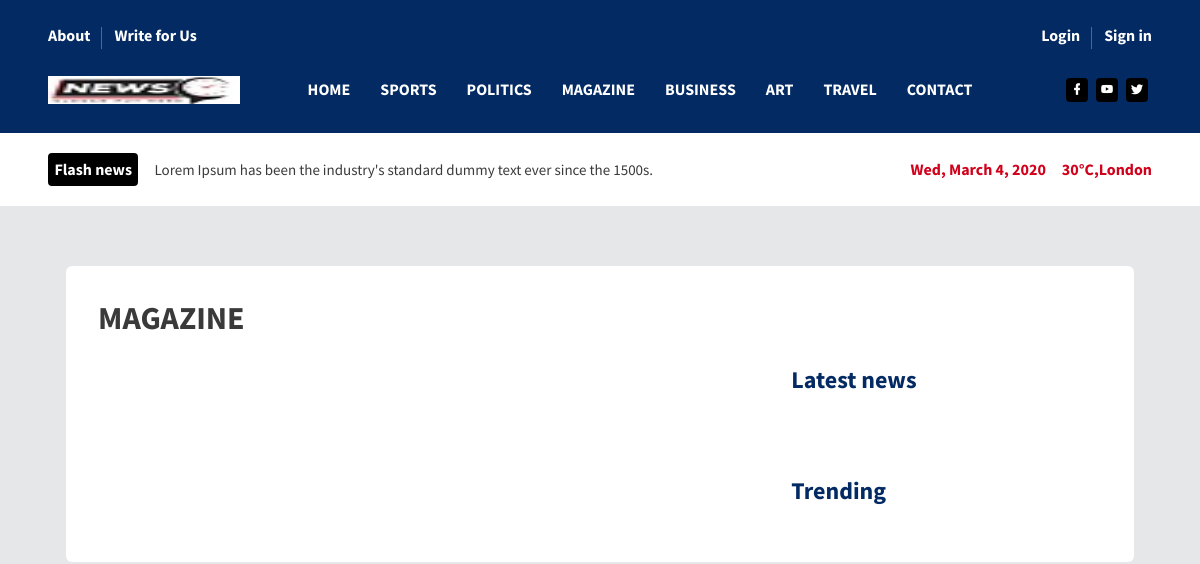
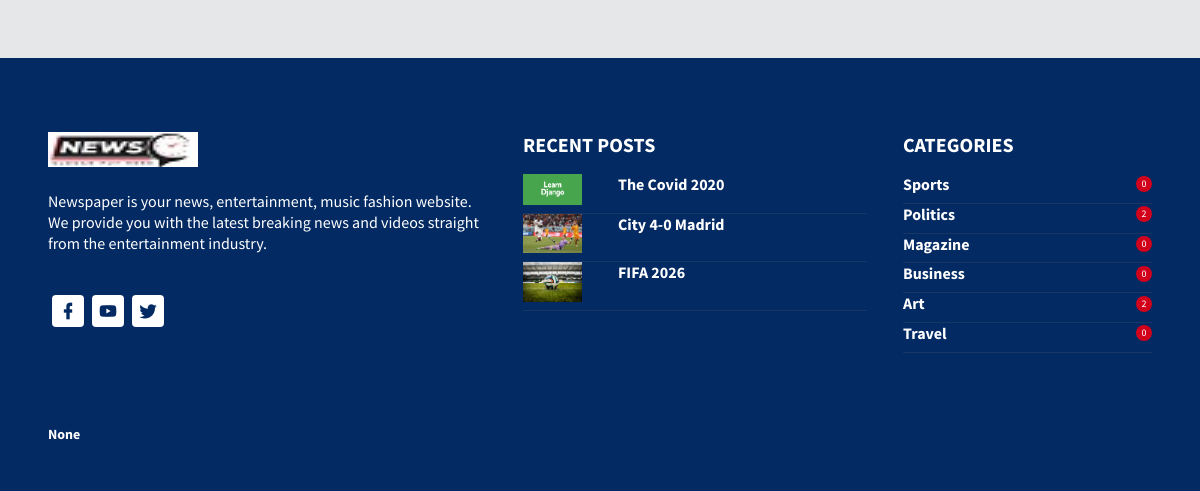
Page /magazine/ on the earlier database version (2 pictures, top to bottom).
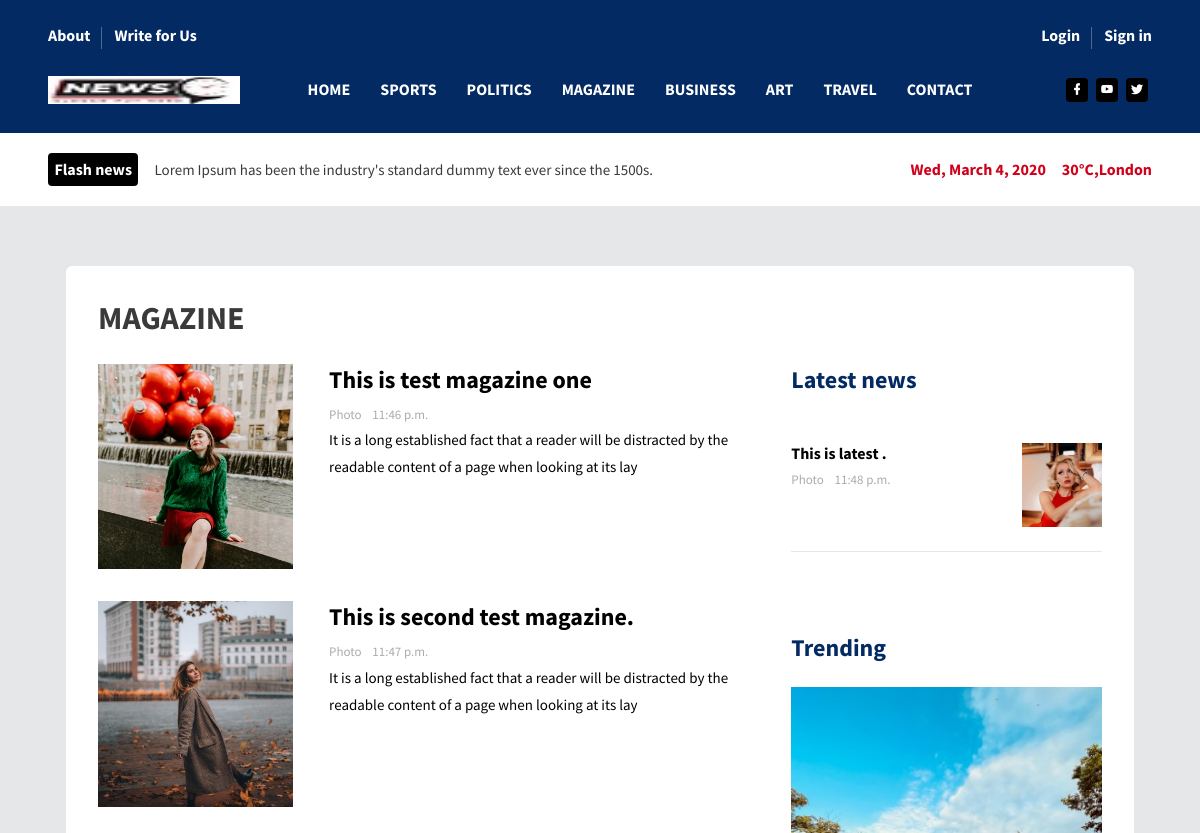
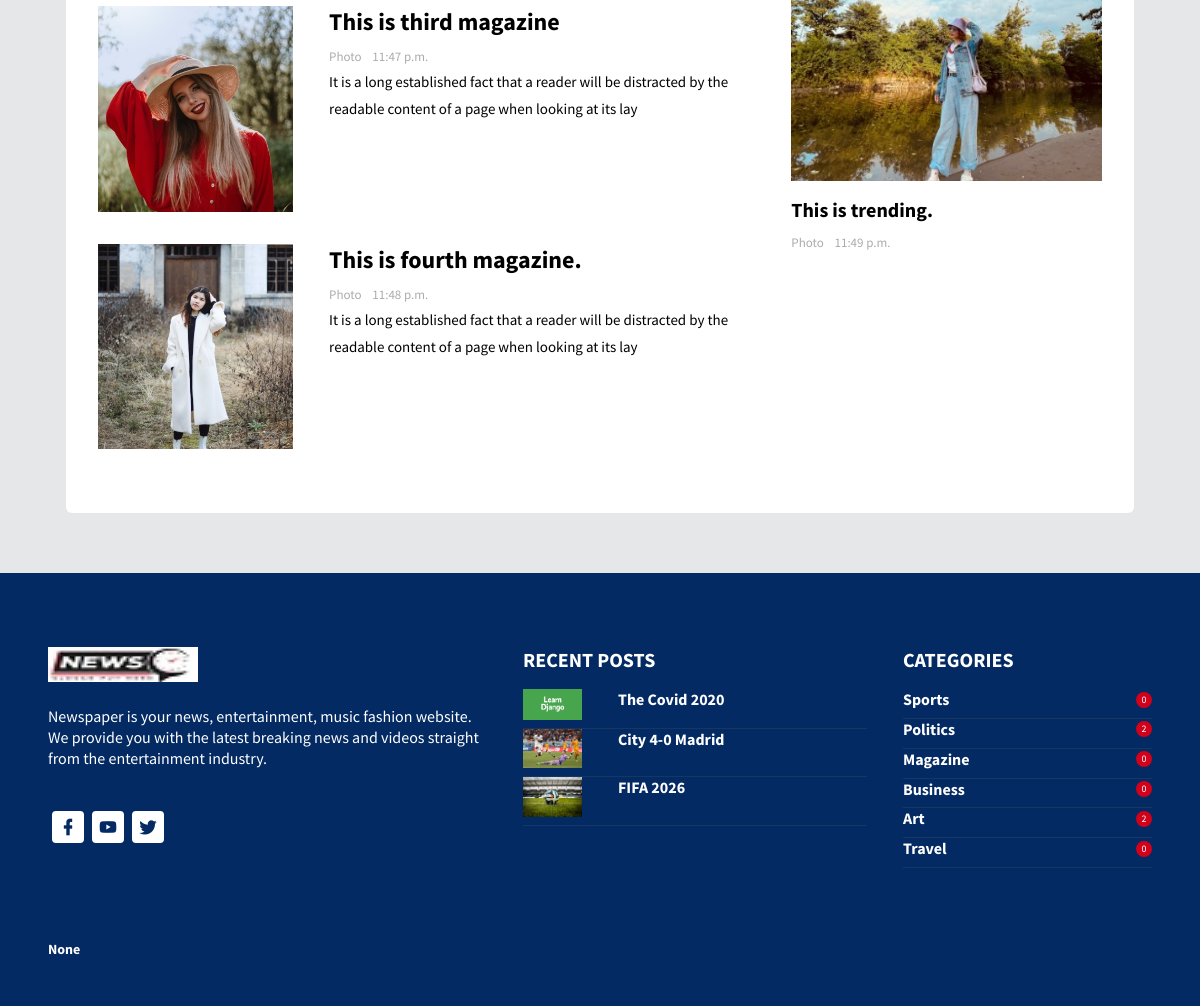
Same page on the later database version (2 pictures, top to bottom).
### website/models.py (models this page shows, shortened)
class WebsiteSetting(models.Model):
    logo = models.ImageField(upload_to='logo/', null=True, blank=True)
    facebook_link = models.CharField(max_length=250)
    twitter_link = models.CharField(max_length=250)
    youtube_link = models.CharField(max_length=250)
    copy_right = models.CharField(max_length=100,blank=True,null=True)

class Category(models.Model):
    name = models.CharField(max_length=40)
    is_menu = models.BooleanField(default=False)
    is_active = models.BooleanField(default=True)
    file_path = models.CharField(max_length=100, null=True, blank=True)

class LatestNews(models.Model):
    title = models.CharField(max_length=200)
    banner = models.ImageField(upload_to='latestNews/')
    timeStamp = models.TimeField(auto_now=True)
    description = models.TextField(null=True)

class Magazine(models.Model):
    banner = models.ImageField(upload_to='Magazine_image/')
    title = models.CharField(max_length=100)
    timeStamp = models.TimeField(auto_now=True)
    description = models.TextField()
    is_trending_news = models.BooleanField(default=False)
    is_latest_news = models.BooleanField(default=False)
    def get_short_desc(self):
        return self.description[:120]

### website/views.py (the view)
# urls.py: path('magazine/', views.magazine, name='magazine-page'),
def magazine(request):
    context = {
        'menus': Category.objects.filter(is_menu=True, is_active=True),
        'website_settings': WebsiteSetting.objects.first(),
        'magazine_obj_mainCont': Magazine.objects.filter(is_trending_news=False, is_latest_news=False),
        'magazine_obj_latestNews': Magazine.objects.filter(is_latest_news=True),
        'magazine_obj_trendingNews': Magazine.objects.filter(is_trending_news=True),
        'categories': Category.objects.filter(is_active=True),
        'latest_news': LatestNews.objects.all()[:3],
    }
    return render(request, 'magazine.html', context)

### templates/magazine.html
{% extends 'base.html' %}
{% load static %}
{% block main_container %}
    <div class="container-scroller">
      <div class="main-panel">
          {% include 'header.html' %}
        <div class="flash-news-banner">
          <div class="container">
            <div class="d-lg-flex align-items-center justify-content-between">
              <div class="d-flex align-items-center">
                <span class="badge badge-dark mr-3">Flash news</span>
                <p class="mb-0">
                  Lorem Ipsum has been the industry's standard dummy text ever
                  since the 1500s.
                </p>
              </div>
              <div class="d-flex">
                <span class="mr-3 text-danger">Wed, March 4, 2020</span>
                <span class="text-danger">30°C,London</span>
              </div>
            </div>
          </div>
        </div>
        <div class="content-wrapper">
          <div class="container">
            <div class="col-sm-12">
              <div class="card" data-aos="fade-up">
                <div class="card-body">
                  <div class="row">
                    <div class="col-sm-12">
                      <h1 class="font-weight-600 mb-4">
                        MAGAZINE
                      </h1>
                    </div>
                  </div>
                  <div class="row">
                    <div class="col-lg-8">
                        {% for magazine_obj_mainCon in magazine_obj_mainCont %}
                            <a style="text-decoration: none;color: black" href="{% url 'magazine-news-details' magazine_obj_mainCon.pk %}">
                      <div class="row">
                        <div class="col-sm-4 grid-margin">
                          <div class="rotate-img">
                            <img
                              src="{{ magazine_obj_mainCon.banner.url }}"
                              alt="banner"
                              class="img-fluid"
                            />
                          </div>
                        </div>
                        <div class="col-sm-8 grid-margin">
                          <h2 class="font-weight-600 mb-2">
                           {{ magazine_obj_mainCon.title }}
                          </h2>
                          <p class="fs-13 text-muted mb-0">
                            <span class="mr-2">Photo </span>{{ magazine_obj_mainCon.timeStamp }}
                          </p>
                          <p class="fs-15">
                              {{magazine_obj_mainCon.get_short_desc}}
                          </p>
                        </div>
                      </div>
                            </a>
                        {% endfor %}
                    </div>
                    <div class="col-lg-4">
                      <h2 class="mb-4 text-primary font-weight-600">
                        Latest news
                      </h2>
                       {% for magazine_objLatestNews in magazine_obj_latestNews %}
                      <div class="row">
                        <div class="col-sm-12">
                          <div class="border-bottom pb-4 pt-4">
                            <div class="row">
                              <div class="col-sm-8">
                                <h5 class="font-weight-600 mb-1">
                                 <a href="{% url 'magazine-news-details' magazine_objLatestNews.pk %} "style="color: black; text-decoration: none">{{ magazine_objLatestNews.title }}</a>
                                </h5>
                                <p class="fs-13 text-muted mb-0">
                                  <span class="mr-2">Photo </span>{{ magazine_objLatestNews.timeStamp }}
                                </p>
                              </div>
                              <div class="col-sm-4">
                                <div class="rotate-img">
                                  <img
                                    src="{{ magazine_objLatestNews.banner.url }}"
                                    alt="banner"
                                    class="img-fluid"
                                  />
                                </div>
                              </div>
                            </div>
                          </div>
                        </div>
                      </div>
                       {% endfor %}
                      <div class="trending">
                        <h2 class="mb-4 text-primary font-weight-600">
                          Trending
                        </h2>
                          {% for magazine_objTrendingNews in magazine_obj_trendingNews %}
                        <div class="mb-4">
                          <div class="rotate-img">
                            <img
                              src="{{ magazine_objTrendingNews.banner.url }}"
                              alt="banner"
                              class="img-fluid"
                            />
                          </div>
                          <h3 class="mt-3 font-weight-600">
                            <a href="{% url 'magazine-news-details' magazine_objTrendingNews.pk %}" style="color: black;text-decoration: none">{{ magazine_objTrendingNews.title }}</a>
                          </h3>
                          <p class="fs-13 text-muted mb-0">
                            <span class="mr-2">Photo </span>{{ magazine_objTrendingNews.timeStamp }}
                          </p>
                        </div>
                          {% endfor %}
                      </div>
                    </div>
                  </div>
                </div>
              </div>
            </div>
          </div>
        </div>
          {% include 'footer.html' %}
      </div>
    </div>
{% endblock main_container %}

### templates/base.html (shortened to what this page needs)
<!DOCTYPE html>
<html lang="zxx">
<head>
    {% load static %}
    <link
      rel="stylesheet"
      href="{% static 'assets/vendors/mdi/css/materialdesignicons.min.css' %}"
    />
    <link rel="stylesheet" href="https://cdnjs.cloudflare.com/ajax/libs/font-awesome/5.15.3/css/all.min.css">
    <link rel="stylesheet" href="{% static 'assets/vendors/aos/dist/aos.css/aos.css' %}" />
    <link rel="stylesheet" href="{% static 'assets/css/style.css' %}">
  </head>
  <body>
  {% block main_container %}
  {% endblock %}
  </body>
</html>

### templates/header.html (shortened to what this page needs)
<header id="header">
          <div class="container">
            <nav class="navbar navbar-expand-lg navbar-light">
              <div class="navbar-top">
                <div class="d-flex justify-content-between align-items-center">
                  <ul class="navbar-top-left-menu">
                    <li class="nav-item">
                      <a href="{% url 'about-us' %}" class="nav-link">About</a>
                    </li>
                    <li class="nav-item">
                      <a href="#" class="nav-link">Write for Us</a>
                    </li>
                  </ul>
                  <ul class="navbar-top-right-menu">
                    <li class="nav-item">
                      <a href="#" class="nav-link"></a>
                    </li>
                      {% if request.user.is_authenticated %}
                    <li class="nav-item" style="margin-top: 7px">
                          <h3 class="nav-link"><i class="fa-solid fa-user" style="margin-right: 7px"></i>{{ request.user.username }}</h3>
                    </li>
                    <li class="nav-item">
                         <a href="{% url 'logout' %}" class="nav-link">Logout</a>
                   </li>
                      {% else %}
                    <li class="nav-item">
                      <a href="{% url 'login' %}" class="nav-link">Login</a>
                    </li>
                    <li class="nav-item">
                      <a href="{% url 'register' %}" class="nav-link">Sign in</a>
                    </li>
                        {% endif %}
                  </ul>
                </div>
              </div>
              <div class="navbar-bottom">
                <div class="d-flex justify-content-between align-items-center">
                  <div>
                    <a class="navbar-brand" href="#"
                      ><img src="{{ website_settings.logo.url }}" alt="" height="28px" width="150px"
                    /></a>
                  </div>
                  <div>
                    <div
                      class="navbar-collapse justify-content-center collapse"
                      id="navbarSupportedContent"
                    >
                      <ul
                        class="navbar-nav d-lg-flex justify-content-between align-items-center"
                      >
                        <li class="nav-item active">
                          <a class="nav-link" href="{% url 'home' %}">Home</a>
                        </li>
                          {% for menu in menus %}
                              <li class="nav-item">
                          <a class="nav-link" href="{{ menu.file_path }}">{{ menu.name }}</a>
                        </li>
                          {% endfor %}
                        <li class="nav-item">
                          <a class="nav-link" href="{% url 'contact-us' %}">Contact</a>
                        </li>
                      </ul>
                    </div>
                  </div>
                  <ul class="social-media">
                    <li>
                      <a href="{{ website_settings.facebook_link }}" >
                        <i class="mdi mdi-facebook"></i>
                      </a>
                    </li>
                    <li>
                      <a href="{{ website_settings.youtube_link }}">
                        <i class="mdi mdi-youtube"></i>
                      </a>
                    </li>
                    <li>
                      <a href="{{ website_settings.twitter_link }}">
                        <i class="mdi mdi-twitter"></i>
                      </a>
                    </li>
                  </ul>
                </div>
              </div>
            </nav>
          </div>
        </header>

### templates/footer.html
{% load static %}
<footer>
    <div class="footer-top">
        <div class="container">
            <div class="row">
                <div class="col-sm-5">
                    <img src="{{ website_settings.logo.url }}" class="footer-logo" alt="logo" height="35px" width="150px"/>
                    <h5 class="font-weight-normal mt-4 mb-5">
                        Newspaper is your news, entertainment, music fashion website. We
                        provide you with the latest breaking news and videos straight from
                        the entertainment industry.
                    </h5>
                    <ul class="social-media mb-3">
                        <li>
                            <a href="{{ website_settings.facebook_link }}">
                                <i class="mdi mdi-facebook"></i>
                            </a>
                        </li>
                        <li>
                            <a href="{{ website_settings.youtube_link }}">
                                <i class="mdi mdi-youtube"></i>
                            </a>
                        </li>
                        <li>
                            <a href="{{ website_settings.twitter_link }}">
                                <i class="mdi mdi-twitter"></i>
                            </a>
                        </li>
                    </ul>
                </div>
                <div class="col-sm-4">
                    <h3 class="font-weight-bold mb-3">RECENT POSTS</h3>
                    {% for latestnews in latest_news %}
                        <div class="row">
                            <div class="col-sm-12">
                                <div class="footer-border-bottom pb-2">
                                    <div class="row">
                                        <div class="col-3">
                                            <img
                                                    src="{{ latestnews.banner.url }}"
                                                    alt="thumb"
                                                    class="img-fluid"
                                            />
                                        </div>
                                        <div class="col-9">
                                            <h5 class="font-weight-600">
                                                {{ latestnews.title }}
                                            </h5>
                                        </div>
                                    </div>
                                </div>
                            </div>
                        </div>
                    {% endfor %}
                </div>
                <div class="col-sm-3">
                    <h3 class="font-weight-bold mb-3">CATEGORIES</h3>
                    {% for categorie in categories %}
                        <div class="footer-border-bottom pb-2">
                            <div class="d-flex justify-content-between align-items-center">
                                <h5 class="mb-0 font-weight-600">{{ categorie.name }}</h5>
                                <div class="count">{{ categorie.article_set.count }}</div>
                            </div>
                        </div>
                    {% endfor %}
                </div>
            </div>
        </div>
    </div>
    <div class="footer-bottom">
        <div class="container">
            <div class="row">
                <div class="col-sm-12">
                    <div class="d-sm-flex justify-content-between align-items-center">
                        <div class="fs-14 font-weight-600">
                            {{website_settings.copy_right}}
                        </div>
                    </div>
                </div>
            </div>
        </div>
    </div>
</footer>

Differences in the rows shown:
added Magazine: banner (picture), title "This is test magazine one", timeStamp "11:46 p.m.", get_short_desc "It is a long established fact that a reader will be distracted by the readable content of a page when looking at its lay", shown under "MAGAZINE"
added Magazine: banner (picture), title "This is second test magazine.", timeStamp "11:47 p.m.", get_short_desc "It is a long established fact that a reader will be distracted by the readable content of a page when looking at its lay", shown under "MAGAZINE"
added Magazine: banner (picture), title "This is third magazine", timeStamp "11:47 p.m.", get_short_desc "It is a long established fact that a reader will be distracted by the readable content of a page when looking at its lay", shown under "MAGAZINE"
added Magazine: banner (picture), title "This is fourth magazine.", timeStamp "11:48 p.m.", get_short_desc "It is a long established fact that a reader will be distracted by the readable content of a page when looking at its lay", shown under "MAGAZINE"
added Magazine: title "This is latest .", timeStamp "11:48 p.m.", banner (picture), shown under "Latest news"
added Magazine: banner (picture), title "This is trending.", timeStamp "11:49 p.m.", shown under "Trending"
